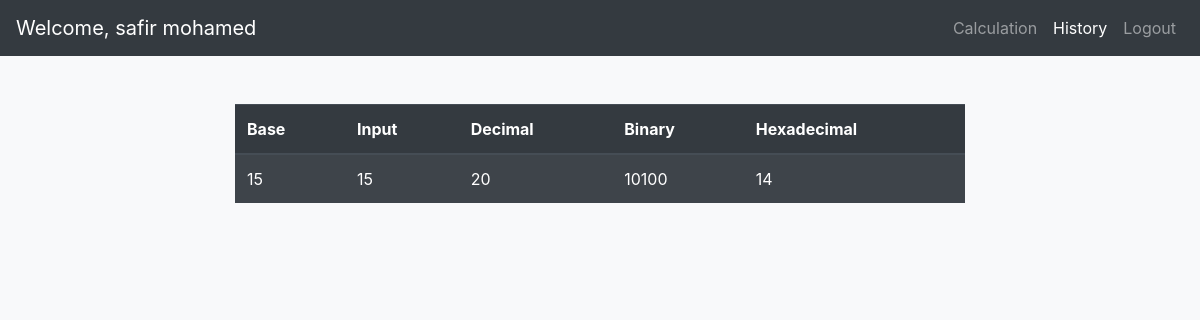
The app's page /dashboard (signed in) with its own data.
### tables this page shows
CREATE TABLE Calculation (
                        ID INTEGER PRIMARY KEY,
                        Input_Value TEXT NOT NULL,
                        Input_Type INTEGER NOT NULL,
                        User_ID INTEGER NOT NULL,
                        FOREIGN KEY (User_ID)
                            REFERENCES Users(ID)
                                ON DELETE CASCADE
                                ON UPDATE CASCADE
                    );

### app.py (the view, shortened to what this page needs)
    @app.route("/dashboard")
    def dashboard():
        if "user_id" not in session:
            return redirect(url_for("index"))
        history = calculation.get_user_history(session.get("user_id"))
        output = []
        for h in history:
            dec_val = int(h[0], h[1])
            hex_val = hex(dec_val).replace("0x", "").upper()
            bin_val = bin(dec_val).replace("0b", "")
            output.append(
                {
                    "input": h[0],
                    "base": h[1],
                    "hex": hex_val,
                    "dec": dec_val,
                    "bin": bin_val,
                }
            )
        return render_template(
            "dashboard.html",
            user_id=session.get("user_id"),
            user_name=session.get("user_name"),
            history=output,
        )

### utilities/calculation.py (called while the page is built)
    def get_user_history(self, userID):
        query = "SELECT Input_Value, Input_Type FROM Calculation WHERE User_ID=? ORDER BY User_ID DESC LIMIT 10"
        try:
            with sql.connect(dbname) as conn:
                cur = conn.cursor()
                cur.execute(query, (userID,))
                rows = list(cur.fetchall())
                return rows
        except:
            conn.rollback()
        return None

### templates/dashboard.html (shortened to what this page needs)
{%extends "base.html"%}
{%set title="History Page"%}
{%block body_main%}
<div class="container my-5">
	<div class="row">
		<div class="col-12 col-md-10 col-lg-8 mx-auto table-responsive">
			<table class="table table-dark table-striped w-100">
				<thead>
					<tr>
						<th>Base</th>
						<th>Input</th>
						<th>Decimal</th>
						<th>Binary</th>
						<th>Hexadecimal</th>
					</tr>
				</thead>
				<tbody>
					{%for record in history%}
					<tr>
						<td>{{record["base"]}}</td>
						<td>{{record["input"]}}</td>
						<td>{{record["dec"]}}</td>
						<td>{{record["bin"]}}</td>
						<td>{{record["hex"]}}</td>
					</tr>
					{%endfor%}
				</tbody>
			</table>
		</div>
	</div>
</div>
{%endblock%}

### records on screen
Calculation: base "15", input "15", dec "20", bin "10100", hex "14"

### other values on screen
{{ user_name|default('User') }} "safir mohamed"
